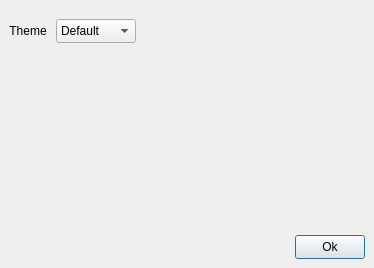
<?xml version="1.0" encoding="UTF-8"?>
<ui version="4.0">
 <class>Settings</class>
 <widget class="QDialog" name="Settings">
  <property name="geometry">
   <rect>
    <x>0</x>
    <y>0</y>
    <width>374</width>
    <height>268</height>
   </rect>
  </property>
  <property name="windowTitle">
   <string>Settings</string>
  </property>
  <property name="windowIcon">
   <iconset resource="rcc.qrc">
    <normaloff>:/resources/icons/32x32/cil-settings.png</normaloff>:/resources/icons/32x32/cil-settings.png</iconset>
  </property>
  <layout class="QGridLayout" name="gridLayout">
   <property name="leftMargin">
    <number>0</number>
   </property>
   <property name="topMargin">
    <number>0</number>
   </property>
   <property name="rightMargin">
    <number>0</number>
   </property>
   <property name="bottomMargin">
    <number>0</number>
   </property>
   <property name="spacing">
    <number>0</number>
   </property>
   <item row="0" column="0">
    <widget class="QWidget" name="widget" native="true">
     <layout class="QGridLayout" name="gridLayout_2">
      <property name="leftMargin">
       <number>0</number>
      </property>
      <property name="topMargin">
       <number>0</number>
      </property>
      <property name="rightMargin">
       <number>0</number>
      </property>
      <property name="bottomMargin">
       <number>0</number>
      </property>
      <property name="spacing">
       <number>0</number>
      </property>
      <item row="0" column="0">
       <widget class="QFrame" name="frame">
        <property name="frameShape">
         <enum>QFrame::NoFrame</enum>
        </property>
        <property name="frameShadow">
         <enum>QFrame::Raised</enum>
        </property>
        <layout class="QGridLayout" name="gridLayout_3">
         <property name="verticalSpacing">
          <number>12</number>
         </property>
         <item row="3" column="2">
          <widget class="QPushButton" name="buttonApply">
           <property name="minimumSize">
            <size>
             <width>70</width>
             <height>24</height>
            </size>
           </property>
           <property name="maximumSize">
            <size>
             <width>70</width>
             <height>24</height>
            </size>
           </property>
           <property name="text">
            <string>Ok</string>
           </property>
          </widget>
         </item>
         <item row="2" column="0">
          <spacer name="verticalSpacer_2">
           <property name="orientation">
            <enum>Qt::Vertical</enum>
           </property>
           <property name="sizeHint" stdset="0">
            <size>
             <width>20</width>
             <height>40</height>
            </size>
           </property>
          </spacer>
         </item>
         <item row="1" column="0" alignment="Qt::AlignRight">
          <widget class="QLabel" name="label_3">
           <property name="minimumSize">
            <size>
             <width>0</width>
             <height>24</height>
            </size>
           </property>
           <property name="maximumSize">
            <size>
             <width>16777215</width>
             <height>24</height>
            </size>
           </property>
           <property name="text">
            <string>Theme </string>
           </property>
           <property name="alignment">
            <set>Qt::AlignRight|Qt::AlignTrailing|Qt::AlignVCenter</set>
           </property>
          </widget>
         </item>
         <item row="1" column="1">
          <widget class="QComboBox" name="comboBox_theme">
           <property name="enabled">
            <bool>true</bool>
           </property>
           <property name="minimumSize">
            <size>
             <width>80</width>
             <height>24</height>
            </size>
           </property>
           <property name="maximumSize">
            <size>
             <width>80</width>
             <height>24</height>
            </size>
           </property>
           <property name="currentText">
            <string>Default</string>
           </property>
           <property name="currentIndex">
            <number>3</number>
           </property>
           <item>
            <property name="text">
             <string>Gray</string>
            </property>
           </item>
           <item>
            <property name="text">
             <string>Dark</string>
            </property>
           </item>
           <item>
            <property name="text">
             <string>Wave</string>
            </property>
           </item>
           <item>
            <property name="text">
             <string>Default</string>
            </property>
           </item>
          </widget>
         </item>
         <item row="3" column="1">
          <spacer name="horizontalSpacer_2">
           <property name="orientation">
            <enum>Qt::Horizontal</enum>
           </property>
           <property name="sizeHint" stdset="0">
            <size>
             <width>40</width>
             <height>20</height>
            </size>
           </property>
          </spacer>
         </item>
         <item row="0" column="1">
          <spacer name="verticalSpacer">
           <property name="orientation">
            <enum>Qt::Vertical</enum>
           </property>
           <property name="sizeType">
            <enum>QSizePolicy::Fixed</enum>
           </property>
           <property name="sizeHint" stdset="0">
            <size>
             <width>20</width>
             <height>10</height>
            </size>
           </property>
          </spacer>
         </item>
        </layout>
       </widget>
      </item>
     </layout>
    </widget>
   </item>
  </layout>
 </widget>
 <resources>
  <include location="rcc.qrc"/>
 </resources>
 <connections/>
</ui>
